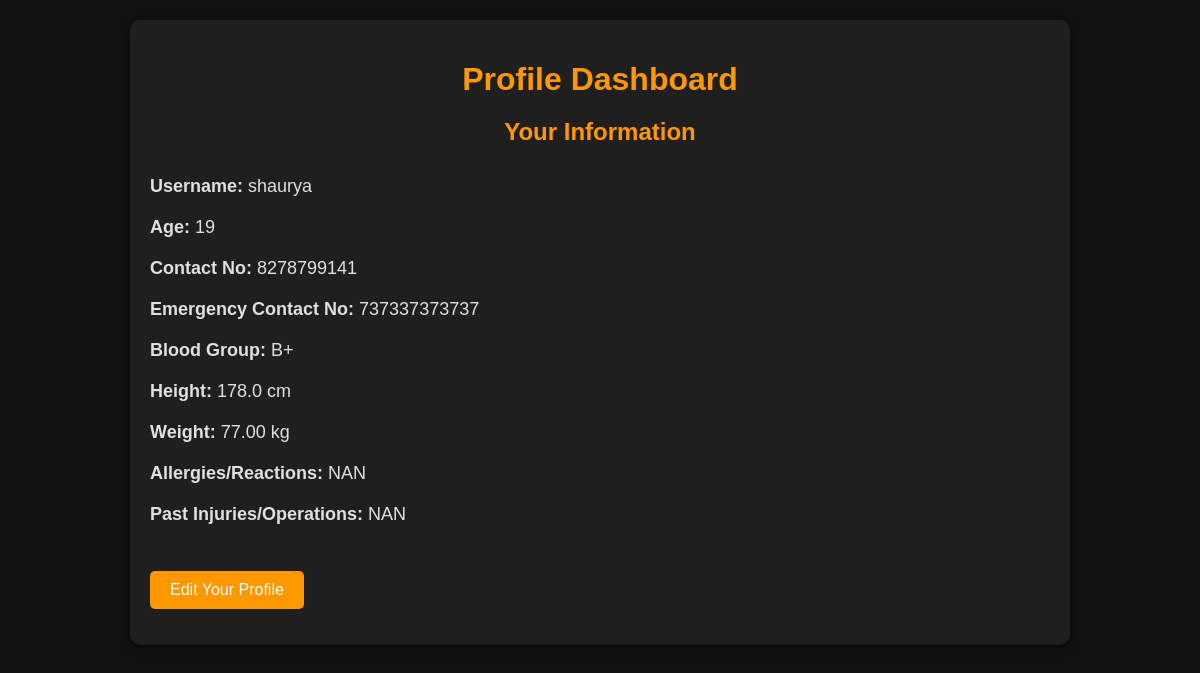
Before: /dashboard/ (signed in) with the older database file.
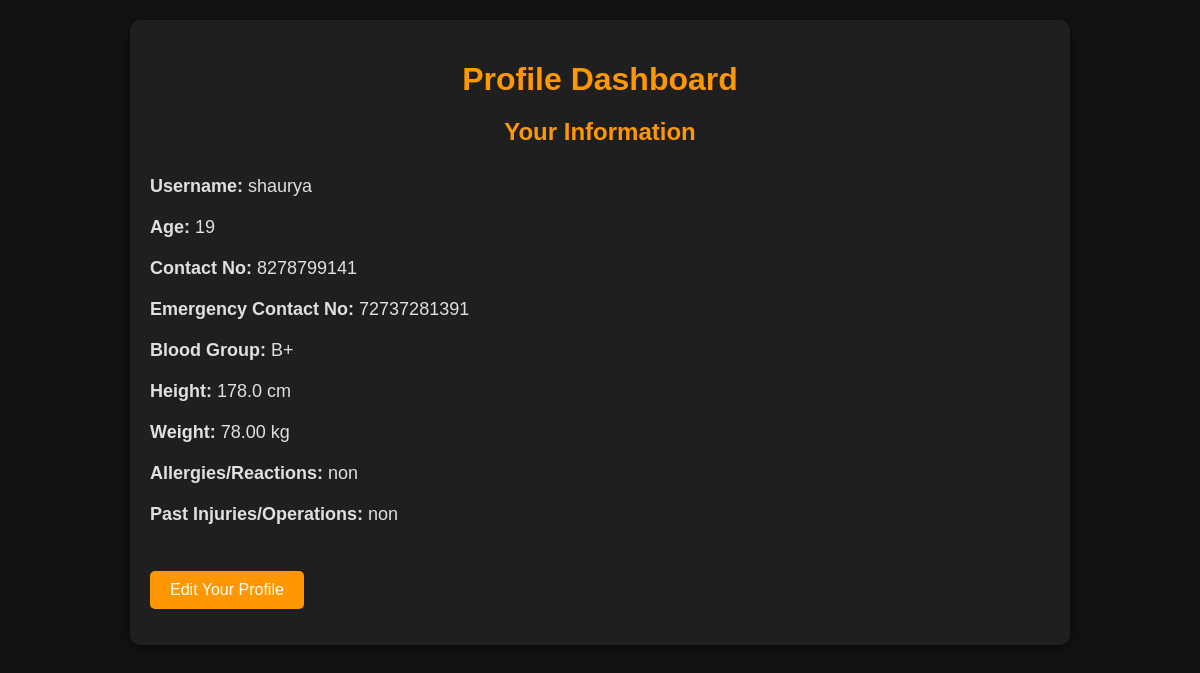
After: the same page with the newer database file.
### base/models.py (models this page shows, shortened)
class UserProfile(models.Model):
    user = models.OneToOneField(User, on_delete=models.CASCADE)
    age = models.IntegerField(null=True)
    contact_no = models.CharField(max_length=15, null=True)
    emergency_contact_no = models.CharField(max_length=15, null=True)
    blood_group = models.CharField(max_length=5)
    height = models.FloatField(null=True, blank=True)
    weight = models.DecimalField(max_digits=5, decimal_places=2,null=True, blank=True)
    allergies_reactions = models.TextField(blank=True, null=True)  # Correct field name
    past_injuries_operations = models.TextField(blank=True, null=True)  # Correct field name

### base/views.py (the view)
# urls.py: path('dashboard/', views.dashboard, name='dashboard'),
def dashboard(request):
    try:
        profile = UserProfile.objects.get(user=request.user)
    except UserProfile.DoesNotExist:
        return redirect('create_profile')
    if request.method == "POST":
        form = UserProfileForm(request.POST, instance=profile)
        if form.is_valid():
            form.save()
            return redirect('dashboard')  # Reload the dashboard with updated data
    else:
        form = UserProfileForm(instance=profile)
    return render(request, 'base/dashboard.html', {'form': form, 'profile': profile})

### base/Templates/base/dashboard.html (shortened to what this page needs)
<!DOCTYPE html>
<html lang="en">
<head>
</head>
<body>
    <div class="container">
        <h1>Profile Dashboard</h1>
        <h2>Your Information</h2>
        <ul>
            <li><strong>Username:</strong> {{ profile.user.username }}</li>
            <li><strong>Age:</strong> {{ profile.age }}</li>
            <li><strong>Contact No:</strong> {{ profile.contact_no }}</li>
            <li><strong>Emergency Contact No:</strong> {{ profile.emergency_contact_no }}</li>
            <li><strong>Blood Group:</strong> {{ profile.blood_group }}</li>
            <li><strong>Height:</strong> {{ profile.height }} cm</li>
            <li><strong>Weight:</strong> {{ profile.weight }} kg</li>
            <li><strong>Allergies/Reactions:</strong> {{ profile.allergies_reactions }}</li>
            <li><strong>Past Injuries/Operations:</strong> {{ profile.past_injuries_operations }}</li>
            <br><br>
            <a href="{% url 'create_profile' %}" class="btn btn-primary">Edit Your Profile</a>
        </ul>
    </div>
</body>
</html>

### base/Templates/base/dashboard.html (style rules this page uses)
body { background-color: #121212; color: #e0e0e0; font-family: Arial, sans-serif; }
.container { margin: 20px auto; max-width: 900px; background-color: #1f1f1f; padding: 20px; border-radius: 10px; box-shadow: 0 4px 10px rgba(0, 0, 0, 0.5); }
h1, h2 { color: #ff9800; text-align: center; margin-bottom: 20px; animation: fadeInDown 1s ease-in-out; }
ul { list-style-type: none; padding: 0; }
li { font-size: 18px; padding: 10px 0; animation: fadeIn 0.8s ease-in-out; }
a.btn-primary { display: inline-block; padding: 10px 20px; background-color: #ff9800; color: #fff; text-decoration: none; border-radius: 5px; transition: background-color 0.3s ease; animation: fadeInUp 1s ease-in-out; }

Changed rows visible on the page:
changed UserProfile "shaurya": emergency_contact_no "737337373737" → "72737281391"; weight "77.00" → "78.00"; allergies_reactions "NAN" → "non"; past_injuries_operations "NAN" → "non"
